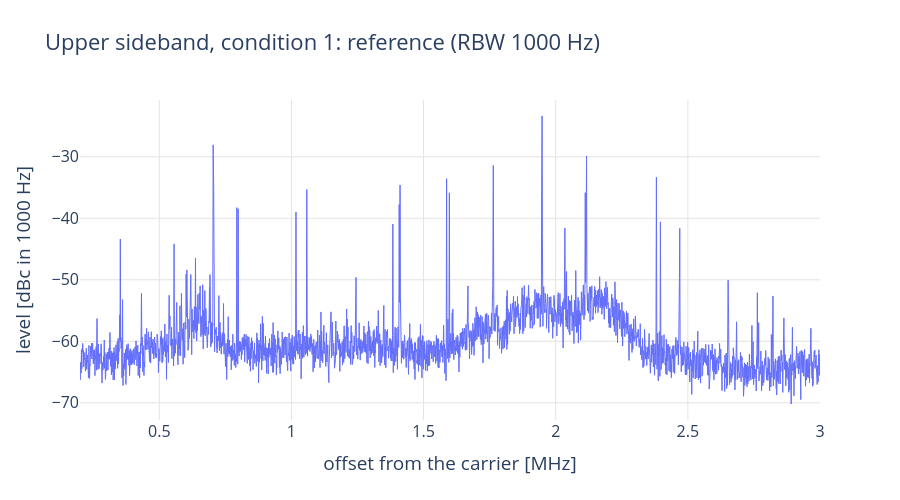
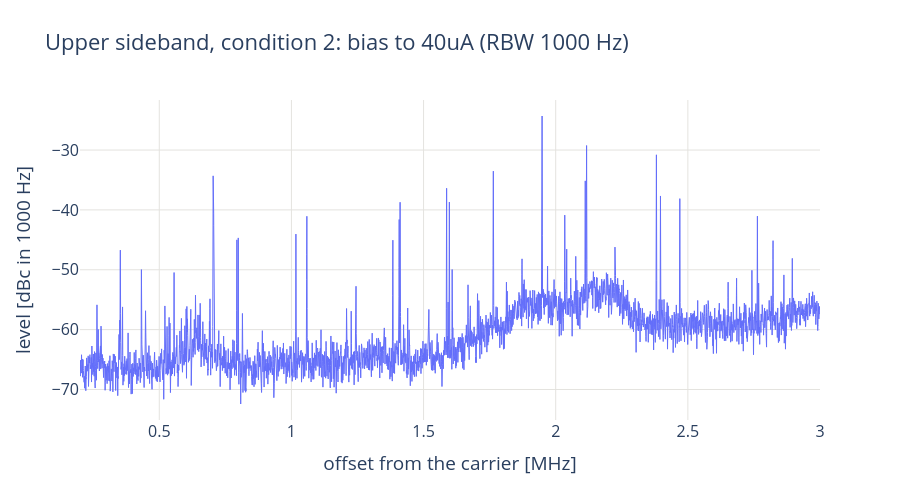
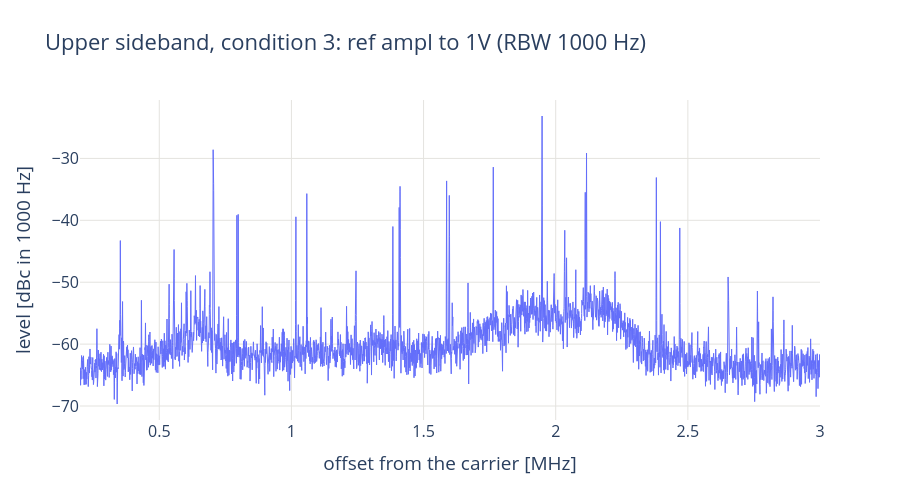
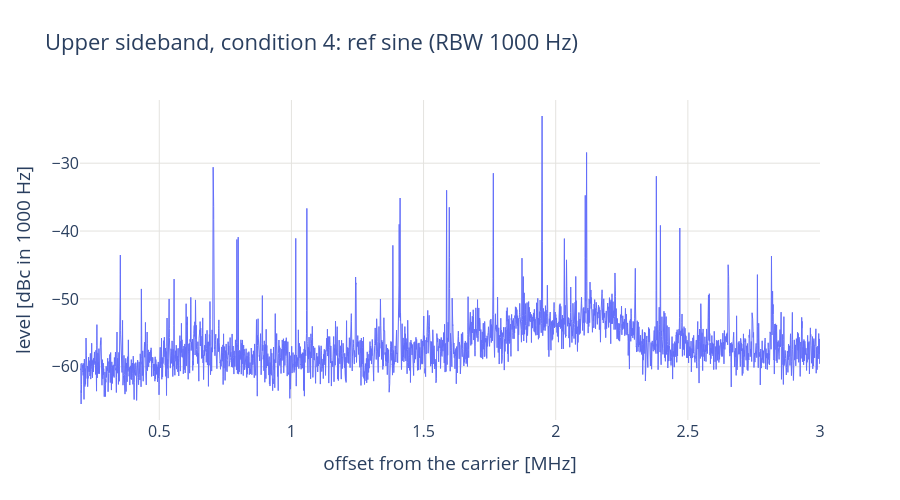

Notebook code cell kept with these figures, in order:
### Code cell
# Wide capture of the upper sideband per condition: level relative to the carrier against the offset. One figure per
# condition.
for n in conditions.index:
    c = caps[(caps["condition"] == n) & (caps["step"] == "wide") & (caps["sideband"] == 1)].iloc[0]
    t = traces[(traces["condition"] == n) & (traces["step"] == "wide") & (traces["sideband"] == 1)]
    fig = go.Figure()
    fig.add_scatter(x=(t["freq"] - c["f_carrier"]) / 1e6, y=t["level_dbm"] - c["carrier_dbm"], mode="lines",
                    line=dict(width=1), hovertemplate="%{x:.4f} MHz: %{y:.1f} dBc<extra></extra>")
    fig.update_layout(title=f"Upper sideband, condition {cond_name(n)} (RBW {c['rbw']:g} Hz)", height=500)
    fig.update_xaxes(title="offset from the carrier [MHz]", gridcolor=GRID)
    fig.update_yaxes(title=f"level [dBc in {c['rbw']:g} Hz]", gridcolor=GRID)
    save(fig, f"wide_condition{n}")

### Figure 1 — Plotly figure (JSON) as saved in the notebook; plotly's stock layout.template omitted (floating-point values rounded to 4 significant figures; data arrays with more than 128 entries replaced by an {"elided": "..."} marker saying what was removed)
{"data": [{"hovertemplate": "%{x:.4f} MHz: %{y:.1f} dBc<extra></extra>", "line": {"width": 1}, "mode": "lines", "type": "scatter", "x": {"elided": "14001 float values"}, "y": {"elided": "14001 float values"}}], "layout": {"font": {"size": 16}, "height": 500, "title": {"text": "Upper sideband, condition 1: reference (RBW 1000 Hz)"}, "xaxis": {"gridcolor": "#e4e3df", "title": {"text": "offset from the carrier [MHz]"}}, "yaxis": {"gridcolor": "#e4e3df", "title": {"text": "level [dBc in 1000 Hz]"}}}}

### Figure 2 — Plotly figure (JSON) as saved in the notebook; plotly's stock layout.template omitted (floating-point values rounded to 4 significant figures; data arrays with more than 128 entries replaced by an {"elided": "..."} marker saying what was removed)
{"data": [{"hovertemplate": "%{x:.4f} MHz: %{y:.1f} dBc<extra></extra>", "line": {"width": 1}, "mode": "lines", "type": "scatter", "x": {"elided": "14001 float values"}, "y": {"elided": "14001 float values"}}], "layout": {"font": {"size": 16}, "height": 500, "title": {"text": "Upper sideband, condition 2: bias to 40uA (RBW 1000 Hz)"}, "xaxis": {"gridcolor": "#e4e3df", "title": {"text": "offset from the carrier [MHz]"}}, "yaxis": {"gridcolor": "#e4e3df", "title": {"text": "level [dBc in 1000 Hz]"}}}}

### Figure 3 — Plotly figure (JSON) as saved in the notebook; plotly's stock layout.template omitted (floating-point values rounded to 4 significant figures; data arrays with more than 128 entries replaced by an {"elided": "..."} marker saying what was removed)
{"data": [{"hovertemplate": "%{x:.4f} MHz: %{y:.1f} dBc<extra></extra>", "line": {"width": 1}, "mode": "lines", "type": "scatter", "x": {"elided": "14001 float values"}, "y": {"elided": "14001 float values"}}], "layout": {"font": {"size": 16}, "height": 500, "title": {"text": "Upper sideband, condition 3: ref ampl to 1V (RBW 1000 Hz)"}, "xaxis": {"gridcolor": "#e4e3df", "title": {"text": "offset from the carrier [MHz]"}}, "yaxis": {"gridcolor": "#e4e3df", "title": {"text": "level [dBc in 1000 Hz]"}}}}

### Figure 4 — Plotly figure (JSON) as saved in the notebook; plotly's stock layout.template omitted (floating-point values rounded to 4 significant figures; data arrays with more than 128 entries replaced by an {"elided": "..."} marker saying what was removed)
{"data": [{"hovertemplate": "%{x:.4f} MHz: %{y:.1f} dBc<extra></extra>", "line": {"width": 1}, "mode": "lines", "type": "scatter", "x": {"elided": "14001 float values"}, "y": {"elided": "14001 float values"}}], "layout": {"font": {"size": 16}, "height": 500, "title": {"text": "Upper sideband, condition 4: ref sine (RBW 1000 Hz)"}, "xaxis": {"gridcolor": "#e4e3df", "title": {"text": "offset from the carrier [MHz]"}}, "yaxis": {"gridcolor": "#e4e3df", "title": {"text": "level [dBc in 1000 Hz]"}}}}
